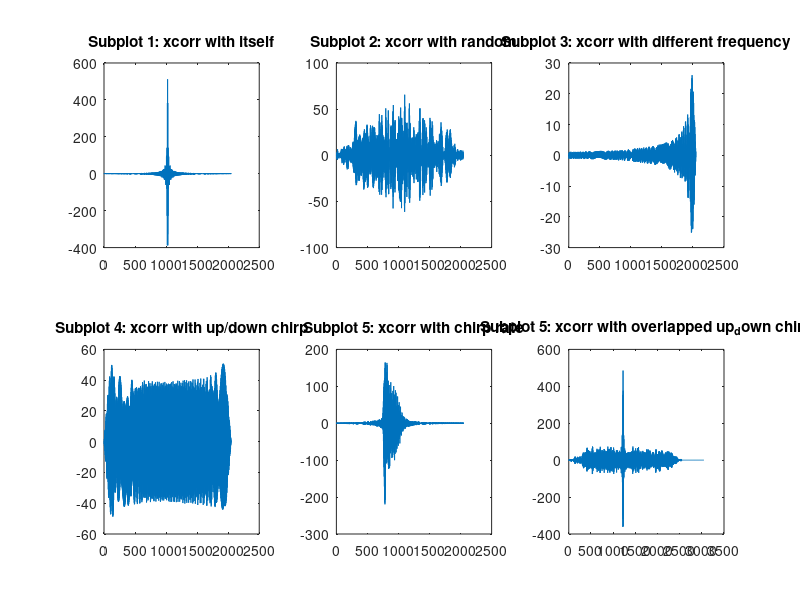

MATLAB code for this plot:
Fs = 44100;
dt = 1/Fs;          %chirp sample rate
tmax = 0.0232;
t= 0:dt:tmax;                       % 0.1 second @ 44100Hz sample rate
f0 = 14000;
f1=18000;
audio2 = chirp(t,f0,tmax,f1);

temp = randn(1024,1);

audio3 = chirp(t,f1,tmax,f0);

f2=10000;
audio1 = chirp(t,f2,tmax,f0);

audio4 = chirp(t,f0,tmax,f1, 'quadratic');


audio5_1 = [randn(200,1); audio2(:); randn(300,1)];
audio5_2 = [randn(300,1); audio3(:); randn(200,1)];
audio5 = audio5_1 + audio5_2;

figure

subplot(2,3,1);
plot(xcorr(audio2,audio2));
title('Subplot 1: xcorr with itself')

subplot(2,3,2);
plot(xcorr(audio2,temp));
title('Subplot 2: xcorr with random')

subplot(2,3,3);
plot(xcorr(audio1,audio2));
title('Subplot 3: xcorr with different frequency')

subplot(2,3,4);
plot(xcorr(audio2,audio3));
title('Subplot 4: xcorr with up/down chirp')

subplot(2,3,5);
plot(xcorr(audio2,audio4));
title('Subplot 5: xcorr with chirp rate')


subplot(2,3,6);
plot(xcorr(audio3,audio5));
title('Subplot 5: xcorr with overlapped up_down chirp')

